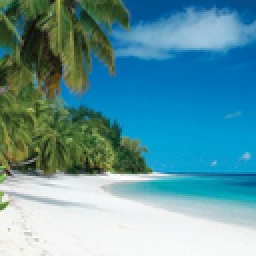
%> input picture testimage1.tiff, 128 x 128 px, shrunk from 230 x 230 before the run (shown 2 times larger)
$ octave main.m   (GNU Octave 9; MATLAB toolbox functions it lacks are replaced by stand-ins)
%> lines starting %> are read from the running program, lines starting %| are printed output that depends on the picture
### ComputingRc.m

%%%%%%%%%%%%%%%%% BUILD THE CENTER TEMPORAL FILTER  %%%%%%%%%%%%%%%%%%%%%
% -----------------------------------------------------------------------
% Description: Here we compute the temporal center filter R_C which is the
% weight for for the surround spatial Gaussian filter. This definition is
% according to the mathematical proof and the results we obtained in [1].
%
%[1] E. Doutsi, L. Fillatre, M. Antonini and J. Gaulmin, "Retina-Inspired Filter,"
% in IEEE Transactions on Image Processing, vol. 27, no. 7, pp. 3484-3499, July 2018.
% doi: 10.1109/TIP.2018.2812079
%
% INPUTS --> 1. T    : is the length of the temporal vector
%            2. wC   : is a constant weight parameter
%            3. tauC : is a constant that defines slope exponential function
%            4. tauG : is a constant of the gamma filter
%
% OUTPUTS --> The temporal 1D surround filter R_C

%% Center Filter

function [ R_C ] = ComputingRc(T, tmax, wC , tauC, tauG )
%> called with T = 150, tmax = 150, wC = 1, tauC = 0.02, tauG = 0.005
        n = 5;
        A = 1./tauG ;
        B = (tauC - tauG)./(tauC.*tauG);
        Conv1 = zeros(1,tmax);
        for i = 0:tmax-1
             sum1 = zeros(1, n+1);
             sum11 = zeros(1, n+1);
             sum12 = zeros(1, n+1);
             if (i <= T)
                for k = 0:n
                    sum1(k+1) = - (factorial(n)./ (factorial(n-k).* (tauG.^(n+1)) .* (A.^(k+1)))).* ((i.*10^-3).^(n-k) .* exp(-(i.*10^-3)/tauG));
                end
                Conv1(i+1) = sum(sum1) + factorial(n);
             else
                for k = 0:n
                    sum11(k+1) = - (factorial(n)./ (factorial(n-k).* (tauG.^(n+1)) .* (A.^(k+1)))).* ((i.*10^-3).^(n-k) .* exp(-(i.*10^-3)/tauG));
                    sum12(k+1) = - (factorial(n)./ (factorial(n-k).* (tauG.^(n+1)) .* (A.^(k+1)))).* (((i-T).*10^-3).^(n-k) .* exp(-((i-T).*10^-3)/tauG));
                end
                Conv11 = sum(sum11) + factorial(n);
                Conv12 = sum(sum12) + factorial(n);
                Conv1(i+1) = Conv11 - Conv12;
             end
        end

        Conv2 = zeros(1,tmax);
        for i = 0:tmax-1
              sum2 = zeros(1, n+1);
              sum21 = zeros(1, n+1);
              sum22 = zeros(1, n+1);
              if (i <= T)
                    for k = 0:n
                        m = n-k;
                        sum1 = zeros(1,m+1);
                        for l = 0:m;
                            sum1(l+1) = (factorial(n)./( factorial(m-l).* (B.^(k+1)) .* (A.^(l+1)).*(tauG.^(n+1)).*tauC)).* ((i.*10^-3).^(m-l)) .* exp(-A.*(i.*10^-3));
                        end
                        sum2(k+1) = sum(sum1) - ((factorial(n))./((B.^(k+1)).*(A.^(m+1)).*(tauG.^(n+1)).*tauC));
                    end
                    Conv2(i+1)  = sum(sum2) + (factorial(n).*(1-exp(-(i.*10^-3)./tauC)))./(B.^(n+1).*(tauG.^(n+1)));
              else
                  for k = 0:n
                        m = n-k;
                        sum11 = zeros(1,m+1);
                        sum12 = zeros(1,m+1);
                        for l = 0:m;
                            sum11(l+1) = (factorial(n)./( factorial(m-l).* (B.^(k+1)) .* (A.^(l+1)).*(tauG.^(n+1)).*tauC)).* ((i.*10^-3).^(m-l)) .* exp(-A.*(i.*10^-3));
                            sum12(l+1) = (factorial(n)./( factorial(m-l).* (B.^(k+1)) .* (A.^(l+1)).*(tauG.^(n+1)).*tauC)).* (((i-T).*10^-3).^(m-l)) .* exp(-A.*((i-T).*10^-3));
                        end
                        sum21(k+1) = sum(sum11) - ((factorial(n))./((B.^(k+1)).*(A.^(m+1)).*(tauG.^(n+1)).*tauC));
                        sum22(k+1) = sum(sum12) - ((factorial(n))./((B.^(k+1)).*(A.^(m+1)).*(tauG.^(n+1)).*tauC));
                  end
                  Conv21  = sum(sum21) + (factorial(n).*(1-exp(-((i).*10^-3)./tauC)))./(B.^(n+1).*(tauG.^(n+1)));
                  Conv22  = sum(sum22) + (factorial(n).*(1-exp(-((i-T).*10^-3)./tauC)))./(B.^(n+1).*(tauG.^(n+1)));
                  Conv2(i+1) = Conv21 - Conv22 ;
              end
        end
        R_C = Conv1 - wC.*Conv2 ;
        % % figure;
        % % plot(R_C);
        % % title('center filter');
end

### ComputingRs.m

%%%%%%%%%%%%%%%%% BUILD THE SURROUND TEMPORAL FILTER  %%%%%%%%%%%%%%%%%%%%%
% -----------------------------------------------------------------------
% Description: Here we compute the temporal surround filter R_S which is the
% weight for for the surround spatial Gaussian filter. This definition is
% according to the mathematical proof and the results we obtained in [1].
%
%[1] E. Doutsi, L. Fillatre, M. Antonini and J. Gaulmin, "Retina-Inspired Filter,"
% in IEEE Transactions on Image Processing, vol. 27, no. 7, pp. 3484-3499, July 2018.
% doi: 10.1109/TIP.2018.2812079
%
% INPUTS --> 1. T    : is the length of the temporal vector
%            2. wC   : is a constant parameter
%            3. tauC : is a constant that defines slope center exponential function
%            4. tauG : is the parameter which defined the gamma filter
%            5. tauS : is a constant that defines slope surround exponential function
%
% OUTPUTS --> The temporal 1D surround filter R_S

function [ R_S ] = ComputingRs( T, tmax, wC , tauC, tauG, tauS )
%> called with T = 150, tmax = 150, wC = 1, tauC = 0.02, tauG = 0.005, tauS = 0.004
        n = 5;
        A = 1./tauG ;
        B = (tauC - tauG)./(tauC.*tauG);
        g = (tauS - tauG)./(tauG.*tauS);
        phi = (tauS - tauC)./(tauC.*tauS);
        At = zeros(1,tmax);
        for i = 0:tmax-1
               sum2 = zeros(1, n+1);
               sum21 = zeros(1, n+1);
               sum22 = zeros(1, n+1);
               if(i <= T)
                    for k = 0:n
                        m = n-k;
                        sum1 = zeros(1,m+1);
                        for l = 0:m;
                            sum1(l+1) = (factorial(n)./( factorial(m-l).* (g.^(k+1)) .* (A.^(l+1)).*(tauG.^(n+1)).*tauS)).* ((i.*10^-3).^(m-l)) .* exp(-A.*(i.*10^-3));
                        end
                        sum2(k+1) = sum(sum1) - (factorial(n)./((g.^(k+1)).*(A.^(m+1)).*(tauG.^(n+1)).*tauS));
                    end
                    At(i+1)  = sum(sum2) + (factorial(n)./(g.^(n+1).*(tauG.^(n+1)))) .*(1 - exp(-(i.*10^-3)./tauS));
               else
                   for k = 0:n
                        m = n-k;
                        sum11 = zeros(1,m+1);
                        sum12 = zeros(1,m+1);
                        for l = 0:m;
                            sum11(l+1) = (factorial(n)./( factorial(m-l).* (g.^(k+1)) .* (A.^(l+1)).*(tauG.^(n+1)).*tauS)).* ((i.*10^-3).^(m-l)) .* exp(-A.*(i.*10^-3));
                            sum12(l+1) = (factorial(n)./( factorial(m-l).* (g.^(k+1)) .* (A.^(l+1)).*(tauG.^(n+1)).*tauS)).* (((i-T).*10^-3).^(m-l)) .* exp(-A.*((i-T).*10^-3));
                        end
                        sum21(k+1) = sum(sum11) - (factorial(n)./((g.^(k+1)).*(A.^(m+1)).*(tauG.^(n+1)).*tauS));
                        sum22(k+1) = sum(sum12) - (factorial(n)./((g.^(k+1)).*(A.^(m+1)).*(tauG.^(n+1)).*tauS));
                    end
                    At1  = sum(sum21) + (factorial(n)./(g.^(n+1).*(tauG.^(n+1)))) .*(1 - exp(-(i.*10^-3)./tauS));
                    At2  = sum(sum22) + (factorial(n)./(g.^(n+1).*(tauG.^(n+1)))) .*(1 - exp(-((i-T).*10^-3)./tauS));
                    At(i+1) = At1 - At2;
               end
        end

        Bt = zeros (1, tmax);
        for i = 0:tmax-1
              sum3 = zeros (1 , n+1);
              sum31 = zeros (1 , n+1);
              sum32 = zeros (1 , n+1);
              if (i <= T)
                  for k= 0:n
                        m = n-k;
                        sum2 = zeros(1, m+1);
                        for l = 0:m
                            p = m-l;
                            sum1 = zeros(1, p+1);
                            for r = 0:p
                                sum1(r+1) = (- factorial(n) ./ (factorial(p-r) .*(B.^(k+1)).* (g.^(l+1)) .* (A.^(r+1)) .* (tauG.^(n+1)) .* tauC .* tauS)) .* ((i.*10^-3).^(p-r)).* exp(-A.*(i.*10^-3));
                            end
                            sum2(l+1) = sum(sum1) + (factorial(n) ./ ((B.^(k+1)).* (g.^(l+1)) .* (A.^(p+1)).* (tauG.^(n+1)) .* tauC .*tauS));
                        end
                        sum3(k+1) = sum(sum2) - (factorial(n) ./ ((B.^(k+1)).* (g.^(m+1)).* (tauG.^(n+1)) .* tauC)) .*(1 - exp(-(i.*10^-3)./tauS));
                  end
                  Bt(i+1) = sum(sum3) + (factorial(n)./((B.^(n+1)).* phi.* (tauG.^(n+1)) .* tauC)).*(1 - exp(-(i.*10^-3)./tauS)) - (factorial(n)./((B.^(n+1)).* phi .* (tauG.^(n+1)) .*tauS)).*(1 - exp(-(i.*10^-3)./tauC));
              else
                  for k= 0:n
                        m = n-k;
                        sum21 = zeros(1, m+1);
                        sum22 = zeros(1, m+1);
                        for l = 0:m
                            p = m-l;
                            sum11 = zeros(1, p+1);
                            sum12 = zeros(1, p+1);
                            for r = 0:p
                                sum11(r+1) = (- factorial(n) ./ (factorial(p-r) .*(B.^(k+1)).* (g.^(l+1)) .* (A.^(r+1)) .* (tauG.^(n+1)) .* tauC .* tauS)) .* ((i.*10^-3).^(p-r)).* exp(-A.*(i.*10^-3));
                                sum12(r+1) = (- factorial(n) ./ (factorial(p-r) .*(B.^(k+1)).* (g.^(l+1)) .* (A.^(r+1)) .* (tauG.^(n+1)) .* tauC .* tauS)) .* (((i-T).*10^-3).^(p-r)).* exp(-A.*((i-T).*10^-3));
                            end
                            sum21(l+1) = sum(sum11) + (factorial(n) ./ ((B.^(k+1)).* (g.^(l+1)) .* (A.^(p+1)).* (tauG.^(n+1)) .* tauC .*tauS));
                            sum22(l+1) = sum(sum12) + (factorial(n) ./ ((B.^(k+1)).* (g.^(l+1)) .* (A.^(p+1)).* (tauG.^(n+1)) .* tauC .*tauS));
                        end
                        sum31(k+1) = sum(sum21) - (factorial(n) ./ ((B.^(k+1)).* (g.^(m+1)).* (tauG.^(n+1)) .* tauC)) .*(1 - exp(-(i.*10^-3)./tauS));
                        sum32(k+1) = sum(sum22) - (factorial(n) ./ ((B.^(k+1)).* (g.^(m+1)).* (tauG.^(n+1)) .* tauC)) .*(1 - exp(-((i-T).*10^-3)./tauS));
                  end
                  Bt1 = sum(sum31) + (factorial(n)./((B.^(n+1)).* phi.* (tauG.^(n+1)) .* tauC)).*(1 - exp(-(i.*10^-3)./tauS)) - (factorial(n)./((B.^(n+1)).* phi .* (tauG.^(n+1)) .*tauS)).*(1 - exp(-(i.*10^-3)./tauC));
                  Bt2 = sum(sum32) + (factorial(n)./((B.^(n+1)).* phi.* (tauG.^(n+1)) .* tauC)).*(1 - exp(-((i-T).*10^-3)./tauS)) - (factorial(n)./((B.^(n+1)).* phi .* (tauG.^(n+1)) .*tauS)).*(1 - exp(-((i-T).*10^-3)./tauC));
                  Bt(i+1) = Bt1 - Bt2;
             end
        end
        R_S = At - wC.*Bt ;
        % % figure;
        % % plot(R_S);
        % % title('Surround Filter');
end

### RIFFilter.m
%%%%%%%%%%%%%%%%%%%%%%   BUILD  THE RIF FILTER     %%%%%%%%%%%%%%%%%%%%%%%
% -----------------------------------------------------------------------
% INPUT:  1. sc, ss -> the standard deviations of the center and surround Gaussian filters, respectively,
%         2. x -> the linespace,
%         3. tsamp -> the sampling rate of the time vector,
%         4. tauC, tauS and tauG -> constant parameters related to the temporal filters,
%         5. wC and wS -> two weights
%         6. T -> the size of the time window
%         7. tmax -> a time parameter which is used for illustration purpose
% -----------------------------------------------------------------------
% OUTPUT: 1. Filter -> The RIF filter in space domain
%         2. fftFilter -> the RIF filter in frequency domain
% -----------------------------------------------------------------------
% SET OF BIO-PLAUSIBLE PARAMETERS
%       sc  = 0.5; ss  = 3*sc;
%       max = 10; min  = -max; samp = 3*max+1;
%       tauC = 20.*10^-3; tauS = 4.*10^-3; tauG = 5.*10^-3;
%       MaxIter = 10000;
%       wC = 1; wS = 1;                 % weight surround
%       T  = 150; tmax = T; tsamp = 1;  % number od time instances
%       t1 = 1:tsamp:tmax;              % temporal vector
%       x  = linspace(min,max,samp);    % spatial vector
% -----------------------------------------------------------------------
function [Filter,fftFilter]=...
    RIFFilter(sc,ss,x,tsamp,tauC,tauS,tauG,wC,wS,T,tmax)
    %% -- 2D GUASSIAN FILTERS
    [GausC, FGausC] = GaussianKernel(x,sc); % in tests 11
    [GausS, FGausS] = GaussianKernel(x,ss); % in tests 11
    [Gx,Gy] = size(GausC);
    [fGx , fGy] = freqspace([Gx Gy]);
    %% -- 1D TEMPORAL FILTERS
    R_C = ComputingRc(T, tmax, wC, tauC, tauG);
    R_S = ComputingRs(T, tmax, wS, tauC, tauG, tauS);
    tmax2 = 3*T;
    t2 = 1:tmax2;
    R_C_2T = ComputingRc(T, tmax2, wC, tauC, tauG);
    R_S_2T = ComputingRs(T, tmax2, wS, tauC, tauG, tauS);
    %% -- 2D RIF Filter
    for j = 1:tsamp:T
        Filter(j,:)  = wC * GausC(:) .* R_C(j) - wS * GausS(:) .* R_S(j);       % space
        fftFilter(j,:)  = wC * FGausC(:) .* R_C(j) - wS * FGausS(:) .* R_S(j);  % frequency
    end
    [FMx,FMy] = size(Filter);
end

### RIF_Transform.m
%%%%%%%%%%%%%%%%%%     FITLERING IN FOURIER DOMAIN     %%%%%%%%%%%%%%%%%%%%
% ------------------------------------------------------------------------
% This is a function which does instead of a convolution in space domain,
% a mulitplication in frequency domain.
% INPUT --> 1. Image "I"
% ------------------------------------------------------------------------
% ALGORITHM --> Build the RIF filter.
% Test the size of the two matrices "I" and "Filter". If they have the same
% size then we don't need to add any zero padding. As a result, we use the
% fft2 (fast fourier transform for 2D) in the default way. In case the two
% matrices have different size we need to do the zero-padding
% ------------------------------------------------------------------------
% OUTPUT --> 1. The filtered images "obs_Matrix" in space domain
%            2. The filtered images "fftobs_Matrix" in frequency domain
%            3. The zero-padded filter "fftF_Matrix" in frequency domain
% ------------------------------------------------------------------------

function  [obs_Matrix,fftobs_Matrix,fftF_Matrix] = RIF_Transform(I)
        %% SET OF BIO-PLAUSIBLE PARAMETERS
        sc  = 0.5; ss  = 3*sc;
        max = 10; min  = -max; samp = 3*max+1;
        tauC = 20.*10^-3; tauS = 4.*10^-3; tauG = 5.*10^-3;
        MaxIter = 10000;
        wC = 1; wS = 1;                 % weight surround
        T  = 150; tmax = T; tsamp = 1;  % number od time instances
        t1 = 1:tsamp:tmax;              % temporal vector
        x  = linspace(min,max,samp);    % spatial vector
        %% BUILD THE RIF FILTER
        [Filter,fftFilter] = RIFFilter(sc,ss,x,tsamp,tauC,tauS,tauG,wC,wS,T,tmax);
        [Ix,Iy] = size(I);
%> Ix = 128; Iy = 128
        [Fx,Fy] = size(Filter);
        %% APPLY THE RIF FILTER ON AN INPUT IMAGE
        for i = 1:Fx
                F = Matrix_reshape(Filter,i,sqrt(Fy),sqrt(Fy));
                fftFSpectrum = Matrix_reshape(fftFilter,i,sqrt(Fy),sqrt(Fy));
                if (Iy ~= Fy)
                    h = F;
                    ffth = fftFSpectrum;
                    s = (size(fftFSpectrum)-1)/2;
                    padx = round((Ix-sqrt(Fy))/2);
                    pady = round((Iy-sqrt(Fy))/2);
                    fftHs = zeros(size(I,1),size(I,2));
                    fftHs(padx+1:sqrt(Fy)+padx,pady+1:sqrt(Fy)+pady) = ffth;
                    fftHs = fftshift(fftHs);
                    fftFSpectrum = fftHs;
                    Hs = zeros(size(I,1),size(I,2));
                    Hs(padx+1:sqrt(Fy)+padx,pady+1:sqrt(Fy)+pady) = h;
                    F = fftshift(Hs);
                    fftI = fft2(I);
                    fftF = fft2(F);
                    fftobsSpectrum = fftI.*fftFSpectrum;            % using the Gaussian in frequency
                    fftobsSpace      = fftI.* fftF;                 % using the Gaussian in space
                    obs = real((ifft2(fftobsSpace)));               % using the Gaussian in space
                else
                    fftI = fft2(I);
                    fftobsSpace = fftI.*fftF;
                end
                obs_Matrix(i,:) = obs(:);
                fftobs_Matrix(i,:) = fftobsSpace(:);
                fftF_Matrix(i,:) = fftF(:);
        end
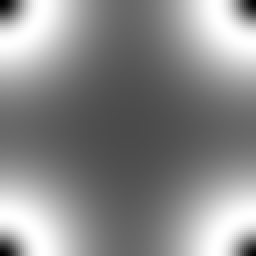
%> fftF: size 128x128 double (shown 2 times larger); min -0.22, max 0.58, mean 0.215; drawn with min black and max white
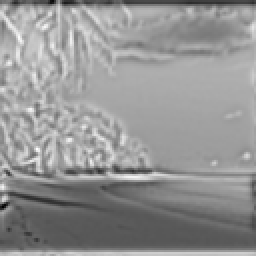
%> obs: size 128x128 double (shown 2 times larger); min -90, max 14.04, mean -29.67; drawn with min black and max white
%> after the loop, s = [15 15]
end

### RIF_Inverse_Transform.m
function [reconstruction,distortion,cost_Vector,numbIter]= RIF_Inverse_Transform(I,fftF_Matrix,fftQobs_Matrix,MaxIter)
%> called with MaxIter = 10000
            %% GRADIENT DESCEND
            [Ix,Iy] = size(I);
            [FMx,FMy] = size(fftF_Matrix);
%> FMx = 150; FMy = 16384
            Fx = sqrt(FMy);
%> Fx = 128
            Fy = Fx;
%> Fy = 128
            fftAsum = 0;
            dsum = 0;
            for i = 1:FMx
                fftA = Matrix_reshape(fftF_Matrix, i, Ix, Iy);            % Extract each on of the filters layers
                fftAT = transpose(fftA);                                  % Compute the conjugate of the filter
                fftATA =  fftAT.*fftA;                                    % Compute the positive definite matrix
                fftAsum = fftAsum + fftATA;                               % Sum all the filter layers
                fftobs = Matrix_reshape(fftQobs_Matrix, i, Ix, Iy);       % Extract each on of the observation layers
                d = real(ifft2(fftAT.*fftobs)) ;
                dsum = dsum  + d;                                         % Sum all the decomposition layers
            end
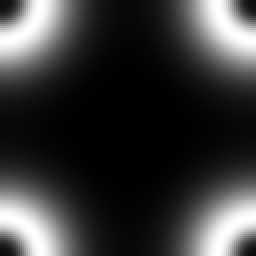
%> fftAsum: size 128x128 double (shown 2 times larger); min 100.6, max 191930.5, mean 43341.1; drawn with min black and max white
            xn = zeros(Ix,Iy);
            xn = xn;
            rn = dsum;
            pn = rn;
            for i = 1:MaxIter
                % CGD algortihm
                r1 = sum(rn.*rn);
                fftpn = fft2(pn);
                temp = real(ifft2(fftAsum.*fftpn));
                r0 = sum(pn.*temp);
                an = r1/r0;               % step
                xn = xn + an*pn;          % solution
                rn = rn - an*temp;        % residual
                r2 = sum(rn.*rn);
                bn = r2/r1;               % correction of the search direction
                pn = rn + bn.*pn;         % search direction
                % error
                err = norm(I-xn,'fro')^2/numel(I);
                err_vector(i) = err;
                % cost function
                fftx = fft2(xn);
                h = real(ifft2(fftAsum.*fftx));
                cost = norm(dsum-h,'fro')^2/numel(I);
                cost_Vector(i) = cost;
                cost_fun = 0.5*((sum(xn(:).*h(:)))) - (sum(xn(:).*dsum(:)));
                cost_Function(i) = cost_fun;
                numbIter = i;
                % criterion
                if i>1
                    if  err_vector(i-1) - err_vector(i)>10e-10
                        if cost < 10e-20
                            disp('Break the gradient descent');
                            break
                        elseif err < 10e-20
                            disp('Break the gradient descent');
                            break
                        end
                    else
                            disp('Break the gradient descent');
                            break
                    end
                end
            end
%> this loop made 237 passes
%> (an, bn, err, cost, cost_fun) on passes 1 to 3: (8.57e-06, 0.365, 18154, 3.62e+12, -6.9e+11), (2.72e-05, 1.25, 6490.9, 4.51e+12, -1.57e+12), (1.47e-05, 0.326, 1109.3, 1.51e+12, -2.18e+12)
%> pass 1, in RIF_Inverse_Transform, `temp = real(ifft2(fftAsum.*fftpn));`:
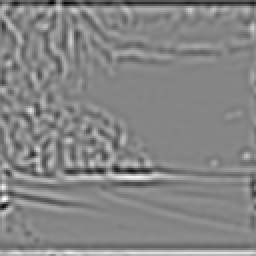
%> temp: size 128x128 double (shown 2 times larger); min -2.45e+12, max 2.26e+12, mean 1.56e+10; drawn with min black and max white
%> pass 1, in RIF_Inverse_Transform, `pn = rn + bn.*pn;`:
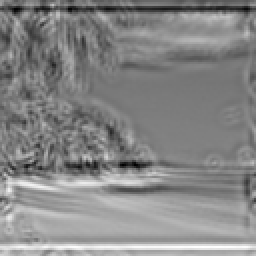
%> pn: size 128x128 double (shown 2 times larger); min -3593926.1, max 6697803.5, mean 1846230.2; drawn with min black and max white
%> after the loop:
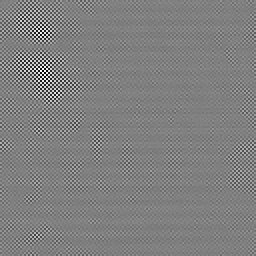
%> pn: size 128x128 double (shown 2 times larger); min -1.29, max 1.28, mean -0.00326; drawn with min black and max white
%> after the loop:
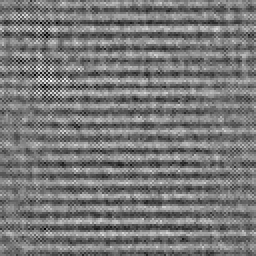
%> rn: size 128x128 double (shown 2 times larger); min -0.109, max 0.115, mean -0.00319; drawn with min black and max white
%> after the loop, cost_Function = 237 values, max -6.9e+11 at index 1, min -2.39e+12 at index 228, mean -2.38e+12; cost_Vector = 237 values, max 4.51e+12 at index 2, min 0.00101 at index 237, mean 4.27e+10; err_vector = 237 values, max 18154 at index 1, min 1.09e-08 at index 237, mean 110.8
            distortion = err_vector(end);
%> distortion = 1.09e-08
            reconstruction = xn;
end

### Matrix_reshape.m
function F = Matrix_reshape(F_Matrix,i,Fx,Fy)
     F = F_Matrix(i,:);
     F = reshape(F,Fx,Fy);
end

### GaussianKernel.m
%%%%%%%%%%%%%%%%%%%%%    BUILD THE GAUSSIAN KERNEL    %%%%%%%%%%%%%%%%%%%%%
% -----------------------------------------------------------------------
% INPUTS-->  1. x: linespace
%            2. s: is the standard deviation of the Gaussian which defines the spread
% -----------------------------------------------------------------------
% OUTPUT-->  1. Gaus2D: the 2D Gaussian filter
%            2. FGaus2D: the spectrum of the filter
% -----------------------------------------------------------------------
function [GausC2D,fftGaus2D] = GaussianKernel(x,s)
    [X,Y] = meshgrid(x,x);
    %% SPACE
    GausC2D = (1/(2*pi*(s^2)))*exp( (-(Y.^2)-(X.^2))/(2*(s^2)) );
    [Gx,Gy] = size(GausC2D);
    [fGx,fGy] = freqspace([Gx Gy]);
    %% FREQUENCY
    [fX,fY] = meshgrid(fGx,fGy);
    FGaus2D = 1/(2*pi)* (exp((-(2*pi*fX*s).^2 - (2*pi*fY*s).^2)/2 ));
    Gaus2D_nor = GausC2D./sum(GausC2D(:));
    fftGaus2D = fftshift(fft2(Gaus2D_nor));
end

### main.m
%% MAIN FILE WHICH CONNECTS ALL THE FUNCTIONS
% E. Doutsi, L. Fillatre, M. Antonini and J. Gaulmin, "Retina-Inspired Filter,"
% in IEEE Transactions on Image Processing, vol. 27, no. 7, pp. 3484-3499, July 2018.
% doi: 10.1109/TIP.2018.2812079INSTRUCTIONS:

close all; clc;

% LOAD THE INPUT IMAGE
I = double(rgb2gray(imread('testimage1.tiff')));

%% APPLY THE RIF TRANSFORM
[RIF_I,fftRIF_I,fftRIF_Filter] = RIF_Transform(I);

%% APPLY THE INVERSE RIF TRANSFORM
[Iout,MSE] = RIF_Inverse_Transform(I,fftRIF_Filter,fftRIF_I,10000);
%> MSE = 1.09e-08
